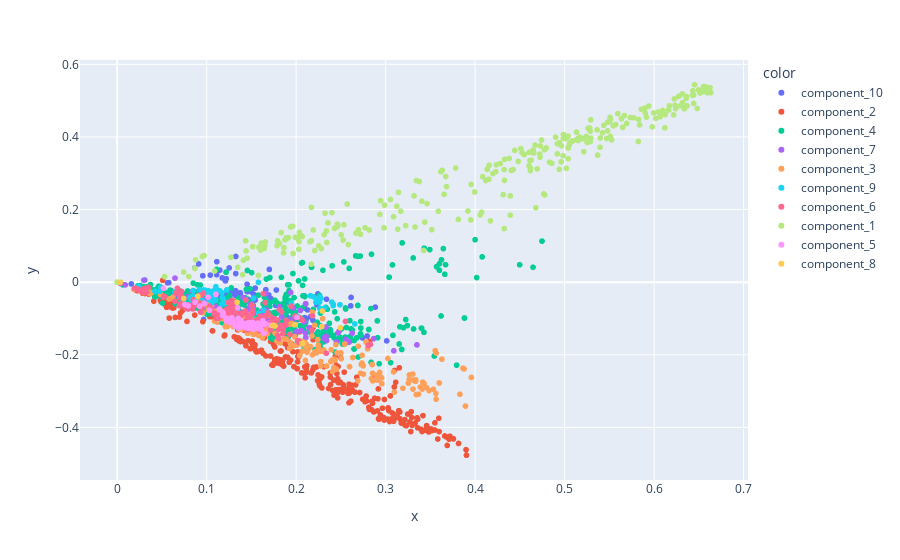

The notebook cell this image was saved under:
### Code cell
# Take all of the data and plot it on 2 dimensions
svd = TruncatedSVD(n_components=2)
svd.fit_transform(doc_tf_idf)

chrt_dat= pd.DataFrame(svd.transform(doc_tf_idf))
chrt_dat.columns = ['x','y']

import plotly.express as px
df = px.data.iris()
fig = px.scatter(chrt_dat, x='x', y="y",color=H.idxmax(axis=1).tolist(), hover_name=muni_df['Issuer Name'])
fig.show()

### Figure 1 — Plotly figure (JSON) as saved in the notebook; plotly's stock layout.template omitted (floating-point values rounded to 4 significant figures; data arrays with more than 128 entries replaced by an {"elided": "..."} marker saying what was removed)
{"data": [{"hovertemplate": "<b>%{hovertext}</b><br><br>color=component_10<br>x=%{x}<br>y=%{y}<extra></extra>", "hovertext": {"elided": "132 str values"}, "legendgroup": "component_10", "marker": {"color": "#636efa", "symbol": "circle"}, "mode": "markers", "name": "component_10", "showlegend": true, "type": "scattergl", "x": {"elided": "132 float values"}, "xaxis": "x", "y": {"elided": "132 float values"}, "yaxis": "y"}, {"hovertemplate": "<b>%{hovertext}</b><br><br>color=component_2<br>x=%{x}<br>y=%{y}<extra></extra>", "hovertext": {"elided": "319 str values"}, "legendgroup": "component_2", "marker": {"color": "#EF553B", "symbol": "circle"}, "mode": "markers", "name": "component_2", "showlegend": true, "type": "scattergl", "x": {"elided": "319 float values"}, "xaxis": "x", "y": {"elided": "319 float values"}, "yaxis": "y"}, {"hovertemplate": "<b>%{hovertext}</b><br><br>color=component_4<br>x=%{x}<br>y=%{y}<extra></extra>", "hovertext": {"elided": "643 str values"}, "legendgroup": "component_4", "marker": {"color": "#00cc96", "symbol": "circle"}, "mode": "markers", "name": "component_4", "showlegend": true, "type": "scattergl", "x": {"elided": "643 float values"}, "xaxis": "x", "y": {"elided": "643 float values"}, "yaxis": "y"}, {"hovertemplate": "<b>%{hovertext}</b><br><br>color=component_7<br>x=%{x}<br>y=%{y}<extra></extra>", "hovertext": ["AUDUBON COUNTY, IOWA", "CARROLL COUNTY, IOWA", "CEDAR BLUFFS RECREATIONAL FACILITIES JOINT PUBLIC AGENCY RECREATIONAL FACILITIES", "CITY OF AMES, IOWA", "CITY OF BELLE PLAINE, IOWA", "CITY OF BETTENDORF, IOWA", "CITY OF BONDURANT, IOWA", "CITY OF CANTON, SOUTH DAKOTA", "CITY OF D'IBERVILLE MISSISSIPPI", "CITY OF DELHI, IOWA", "CITY OF DENISON, IOWA", "CITY OF DENISON, IOWA", "CITY OF DES MOINES, IOWA", "CITY OF DES MOINES, IOWA", "CITY OF DUNKERTON BLACK HAWK COUNTY, IOWA", "CITY OF EVANSDALE IOWA", "CITY OF EVANSDALE IOWA", "CITY OF GRANVILLE, IOWA", "CITY OF GRIMES, IOWA", "CITY OF HARLAN, IOWA", "CITY OF MANNING, IOWA", "CITY OF MARSHALLTOWN MARSHALLTOWN COUNTY, IOWA", "CITY OF MARSHALLTOWN, MARSHALL COUNTY, IOWA", "CITY OF MASON CITY, IOWA", "CITY OF MOUNT PLEASANT, IOWA", "CITY OF NEWTON, IOWA", "CITY OF NEWTON, IOWA", "CITY OF SHUEYVILLE IOWA", "CITY OF SPIRIT LAKE, IOWA", "CITY OF STANHOPE, IOWA", "CITY OF STORY CITY, IOWA", "CITY OF WELLSBURG, IOWA", "CITY OF WEST DES MOINES, IOWA", "CITY OF WEST DES MOINES, IOWA", "CITY OF WEST DES MOINES, IOWA", "DICKINSON COUNTY, IOWA", "FULSHEAR MUN UTIL DIST NO 1 TEX FT BEND CNTY", "HUMBOLDT COUNTY, IOWA", "MADISON COUNTY, IOWA", "POTTAWATTAMIE COUNTY, IOWA", "POTTAWATTAMIE COUNTY, IOWA", "SIOUX COUNTY, IOWA", "STEVENS COUNTY, MINNESOTA", "TOWN OF BROOKHAVEN, NEW YORK", "URBANDALE SANITARY SEWER DISTRICT, IOWA", "VILLAGE OF SHELBY, NEBRASKA", "BUENA VISTA COUNTY, IOWA", "CANNON FALLS MINN", "CEDAR RAPIDS IOWA", "CEDAR RAPIDS IOWA", "CITY OF ALTOONA, IOWA", "CITY OF ALTOONA, IOWA", "CITY OF ANKENY, IOWA", "CITY OF CEDAR FALLS, IOWA", "CITY OF CEDAR RAPIDS, IOWA", "CITY OF CEDAR RAPIDS, IOWA", "CITY OF CEDAR RAPIDS, IOWA", "CITY OF CENTER POINT, IOWA", "CITY OF CLINTON, IOWA", "CITY OF COHOES ALBANY COUNTY, NEW YORK", "CITY OF DECORAH, IOWA", "CITY OF DECORAH, IOWA", "CITY OF GREENE, IOWA", "CITY OF GRIMES, IOWA", "CITY OF GRUNDY CENTER, IA", "CITY OF GUTHRIE CENTER, IOWA", "CITY OF HUDSON BLACK HAWK COUNTY, IOWA", "CITY OF HUXLEY, IOWA", "CITY OF IOWA CITY JOHNSON COUNTY, IOWA", "CITY OF KNOXVILLE, IOWA", "CITY OF LECLAIRE, IOWA", "CITY OF LISBON, IOWA", "CITY OF MANCHESTER IOWA", "CITY OF MARION, IOWA", "CITY OF MARION, IOWA", "CITY OF NORTH LIBERTY, IOWA", "CITY OF PERRY, IOWA", "CITY OF PLEASANT HILL, IOWA", "CITY OF POLK CITY, IOWA", "CITY OF PRIMGHAR, IOWA", "CITY OF RICEVILLE IOWA", "CITY OF ROCKWELL CITY, IOWA", "CITY OF TIFFIN, IOWA", "CITY OF UNDERWOOD, IOWA", "CITY OF VINTON IOWA", "CITY OF WATERLOO, IOWA", "CITY OF WATERLOO, IOWA", "CITY OF WAVERLY, IOWA", "CITY OF WAVERLY, IOWA", "CITY OF WEST UNION, IOWA", "DYSART IOWA", "GUTHRIE COUNTY, IOWA", "IOWA GREAT LAKES SANITARY DISTRICT, IOWA", "LA PORTE CITY, IOWA", "NEWTON COUNTY, MISSISSIPPI", "POLK COUNTY, IOWA", "POLK COUNTY, IOWA", "POWESHIEK COUNTY, IOWA", "SIOUX CITY, IOWA", "SIOUX CITY, IOWA"], "legendgroup": "component_7", "marker": {"color": "#ab63fa", "symbol": "circle"}, "mode": "markers", "name": "component_7", "showlegend": true, "type": "scattergl", "x": [0.1007, 0.1235, 0.1022, 0.2005, 0.1958, 0.3091, 0.1615, 0.1494, 0.07848, 0.2089, 0.2333, 0.2333, 0.2482, 0.2482, 0.008992, 0.1621, 0.1621, 0.1964, 0.1669, 0.2449, 0.1358, 0.2468, 0.2468, 0.09501, 0.1448, 0.1404, 0.1404, 0.2144, 0.1706, 0.1632, 0.1502, 0.1666, 0.1329, 0.1329, 0.1329, 0.1498, 0.06465, 0.1407, 0.2866, 0.1042, 0.1042, 0.1039, 0.166, 0.02976, 0.0844, 0.06688, 0.09369, 0.1939, 0.1475, 0.1475, 0.1599, 0.1473, 0.1022, 0.1749, 0.1445, 0.1445, 0.1445, 0.1886, 0.2046, 0.06458, 0.2105, 0.2105, 0.1039, 0.1663, 0.2594, 0.08873, 0.1269, 0.2335, 0.335, 0.2105, 0.1838, 0.0938, 0.1697, 0.2057, 0.2057, 0.1764, 0.1661, 0.1263, 0.1261, 0.1664, 0.09699, 0.113, 0.2627, 0.11, 0.2108, 0.09679, 0.09679, 0.08763, 0.08763, 0.2341, 0.2552, 0.1182, 0.1816, 0.09971, 0.09491, 0.1654, 0.1519, 0.231, 0.1049, 0.1049], "xaxis": "x", "y": [-0.0691, -0.08336, -0.02426, -0.1359, -0.1018, -0.189, -0.08111, -0.0605, -0.04057, -0.1092, -0.1237, -0.1237, -0.1342, -0.1342, -0.007472, -0.1138, -0.1138, -0.0707, -0.09433, -0.1645, -0.0837, -0.1392, -0.1392, -0.06595, -0.08394, -0.08359, -0.08359, -0.1253, -0.09918, -0.08523, -0.07414, -0.07622, -0.06817, -0.06817, -0.06817, -0.07259, 0.01117, -0.04228, -0.1555, -0.06117, -0.06117, -0.0692, -0.03184, 0.005468, -0.02537, -0.0329, -0.03056, -0.02842, -0.07058, -0.07058, -0.08428, -0.07826, -0.04685, -0.1166, -0.08634, -0.08634, -0.08634, -0.1183, -0.07796, -0.03549, -0.05918, -0.05918, -0.05751, -0.09317, -0.1648, -0.05931, -0.08538, -0.1488, -0.1727, -0.1408, -0.09511, -0.063, -0.1142, -0.1332, -0.1332, -0.1118, -0.1003, -0.06933, -0.07858, -0.08675, -0.04911, -0.07902, -0.1404, -0.06661, -0.1525, -0.06563, -0.06563, -0.05576, -0.05576, -0.161, -0.1573, -0.06106, -0.06764, -0.06523, -0.05634, -0.08318, -0.07279, -0.154, -0.06415, -0.06415], "yaxis": "y"}, {"hovertemplate": "<b>%{hovertext}</b><br><br>color=component_3<br>x=%{x}<br>y=%{y}<extra></extra>", "hovertext": {"elided": "250 str values"}, "legendgroup": "component_3", "marker": {"color": "#FFA15A", "symbol": "circle"}, "mode": "markers", "name": "component_3", "showlegend": true, "type": "scattergl", "x": {"elided": "250 float values"}, "xaxis": "x", "y": {"elided": "250 float values"}, "yaxis": "y"}, {"hovertemplate": "<b>%{hovertext}</b><br><br>color=component_9<br>x=%{x}<br>y=%{y}<extra></extra>", "hovertext": ["BENNINGTON SUBURBAN FIRE PROTECTION DISTRICT NO. 7 IN THE STATE OF NEBRASKA", "CARLETON RURAL FIRE DISTRICT #8 IN THE STATE OF NEBRASKA", "CITY OF BLUE HILL, NEBRASKA", "CITY OF EDWARDSVILLE, KANSAS", "CITY OF PAPILLION, NEBRASKA", "CITY OF TECUMSEH, NEBRASKA", "COUNTY OF MACOMB, STATE OF MICHIGAN", "DOUGLAS COUNTY, NEBRASKA, SANITARY AND IMPROVEMENT DISTRICT NO. 444 (BRIDLEWOOD)", "DOUGLAS COUNTY, NEBRASKA, SANITARY AND IMPROVEMENT DISTRICT NO. 581 (SUMMER HILL FARM)", "HADAR RURAL FIRE DISTRICT, NEBRASKA", "KENNARD RURAL FIRE PROTECTION DISTRICT IN THE STATE OF NEBRASKA", "LOOMIS RURAL FIRE PROTECTION DISTRICT NO. 4, IN THE STATE OF NEBRASKA", "PAPIO-MISSOURI RIVER NATURAL RESOURCES DISTRICT IN THE STATE OF NEBRASKA FLOOD PROTECTION AND WATER QUALITY ENHANCEMENT", "SANITARY AND IMPROVEMENT DISTRICT NO. 101 OF SARPY COUNTY, NEBRASKA (HANSON'S LAKE)", "SANITARY AND IMPROVEMENT DISTRICT NO. 101 OF SARPY COUNTY, NEBRASKA (HANSON'S LAKE)", "SANITARY AND IMPROVEMENT DISTRICT NO. 469 OF DOUGLAS COUNTY, NEBRASKA (THE WOODLANDS)", "SANITARY AND IMPROVEMENT DISTRICT NO. 480 OF DOUGLAS COUNTY, NEBRASKA \"THE HIGHLANDS\"", "SANITARY AND IMPROVEMENT DISTRICT NO. 512 OF DOUGLAS COUNTY, NEBRASKA (CENTER RIDGE)", "SANITARY AND IMPROVEMENT DISTRICT NO. 557 OF DOUGLAS COUNTY, NEBRASKA, (WINDGATE RANCH)", "THE COUNTY OF FILLMORE, NEBRASKA IN THE STATE OF NEBRASKA", "VILLAGE OF PAXTON, NEBRASKA", "WASHINGTON COUNTY, NEBRASKA", "WAVERLY RURAL FIRE PROTECTION DISTRICT, NEBRASKA", "WINOOSKI INCORPORATED SCHOOL DISTRICT (VT)", "AXTELL RURAL FIRE PROTECTION DISTRICT IN THE STATE OF NEBRASKA", "CHESTERFIELD CNTY VA", "CITY OF BELLEVUE, NEBRASKA", "CITY OF BELLEVUE, NEBRASKA", "CITY OF BELLEVUE, NEBRASKA", "CITY OF CREIGHTON, NEBRASKA", "CITY OF FRIEND, NEBRASKA", "CITY OF GRANT, NEBRASKA", "CITY OF HUMPHREY, NEBRASKA", "CITY OF MINATARE, NEBRASKA", "CITY OF TILDEN, NEBRASKA", "COUNTY OF BUFFALO IN THE STATE OF NEBRASKA", "EAGLE ALVO RURAL FIRE DISTRICT NO. 9, NEBRASKA", "ELKHORN AREA SCHOOL DISTRICT WALWORTH COUNTY, WISCONSIN", "EMERSON RURAL FIRE PROTECTION DISTRICT IN THE STATE OF NEBRASKA", "GILTNER RURAL FIRE PROTECTION DISTRICT IN THE STATE OF NEBRASKA", "GRETNA RURAL FIRE PROTECTION DISTRICT SARPY COUNTY, NEBRASKA", "LAUREL RURAL FIRE PROTECTION DISTRICT IN THE STATE OF NEBRASKA", "MCCOOL JUNCTION AREA RURAL FIRE PROTECTION DISTRICT NO. 7, NEBRASKA", "MEAD RURAL FIRE PROTECTION DISTRICT NO. 8 IN THE STATE OF NEBRASKA", "NORTH BEND RURAL FIRE PROTECTION DISTRICT, IN THE STATE OF NEBRASKA", "SANITARY AND IMPROVEMENT DISTRICT NO. 158 OF SARPY COUNTY, NEBRASKA, (TIBURON)", "SANITARY AND IMPROVEMENT DISTRICT NO. 162 OF SARPY COUNTY, NEBRASKA (MILLARD PARK)", "SANITARY AND IMPROVEMENT DISTRICT NO. 189 OF SARPY COUNTY, NEBRASKA, \"HILLTOP INDUSTRIAL PARK\"", "SANITARY AND IMPROVEMENT DISTRICT NO. 192 OF SARPY COUNTY, NEBRASKA (BALLENA/TIBURON SOUTH)", "SANITARY AND IMPROVEMENT DISTRICT NO. 210 OF SARPY COUNTY, NEBRASKA (EAGLE VIEW)", "SANITARY AND IMPROVEMENT DISTRICT NO. 216 OF SARPY COUNTY, NEBRASKA (MILLARD PARK SOUTH)", "SANITARY AND IMPROVEMENT DISTRICT NO. 230 OF SARPY COUNTY, NEBRASKA, (CINNAMON ACRES)", "SANITARY AND IMPROVEMENT DISTRICT NO. 249 OF SARPY COUNTY, NEBRASKA (SAVANNA SHORES)", "SANITARY AND IMPROVEMENT DISTRICT NO. 251 OF SARPY COUNTY, NEBRASKA, (STANDING STONE)", "SANITARY AND IMPROVEMENT DISTRICT NO. 257 OF SARPY COUNTY, NEBRASKA (STONECREST/MERIDIAN PARK)", "SANITARY AND IMPROVEMENT DISTRICT NO. 263 OF SARPY COUNTY, NEBRASKA, (BROOK PARK/BROOKSIDE)", "SANITARY AND IMPROVEMENT DISTRICT NO. 320 OF SARPY COUNTY, NEBRASKA (BRIDGEPORT)", "SANITARY AND IMPROVEMENT DISTRICT NO. 331 OF SARPY COUNTY, NEBRASKA \"ASPEN CREEK NORTH\"", "SANITARY AND IMPROVEMENT DISTRICT NO. 404 OF DOUGLAS COUNTY, NEBRASKA (INDIAN CREEK)", "SANITARY AND IMPROVEMENT DISTRICT NO. 453 OF DOUGLAS COUNTY, NEBRASKA \"WEST SHORES\"", "SANITARY AND IMPROVEMENT DISTRICT NO. 497 OF DOUGLAS COUNTY, NEBRASKA (SHADOW GLEN)", "SANITARY AND IMPROVEMENT DISTRICT NO. 524 OF DOUGLAS COUNTY, NEBRASKA (COVENTRY)", "SANITARY AND IMPROVEMENT DISTRICT NO. 568 OF DOUGLAS COUNTY, NEBRASKA, (MAJESTIC POINTE)", "SANITARY AND IMPROVEMENT DISTRICT NO. 570 OF DOUGLAS COUNTY, NEBRASKA, (BLONDO RIDGES)", "SANITARY AND IMPROVEMENT DISTRICT NO. 582 OF DOUGLAS COUNTY, NEBRASKA, (SAGEWOOD POINTE)", "SANITARY AND IMPROVEMENT DISTRICT NO. 585 OF DOUGLAS COUNTY, NEBRASKA", "THE COUNTY OF RICHARDSON, NEBRASKA", "THE COUNTY OF SAUNDERS IN THE STATE OF NEBRASKA", "VALPARAISO RURAL FIRE DISTRICT NO. 2, NEBRASKA", "VILLAGE OF EXETER, NEBRASKA", "VILLAGE OF HOWELLS, NEBRASKA", "VILLAGE OF LYMAN, NEBRASKA", "WASHINGTON COUNTY, NEBRASKA", "YUTAN RURAL FIRE DISTRICT NO. 12 IN THE STATE OF NEBRASKA"], "legendgroup": "component_9", "marker": {"color": "#19d3f3", "symbol": "circle"}, "mode": "markers", "name": "component_9", "showlegend": true, "type": "scattergl", "x": [0.04224, 0.107, 0.1168, 0.08503, 0.06857, 0.2656, 0.04876, 0.2413, 0.2262, 0.1192, 0.109, 0.1171, 0.1578, 0.1226, 0.1226, 0.232, 0.2268, 0.2251, 0.2276, 0.08309, 0.105, 0.2263, 0.11, 0.1523, 0.1637, 0.08464, 0.09614, 0.09614, 0.1029, 0.09201, 0.0815, 0.1947, 0.1581, 0.1057, 0.1335, 0.135, 0.1064, 0.1159, 0.0987, 0.1076, 0.1103, 0.1014, 0.1092, 0.09237, 0.1005, 0.1124, 0.1025, 0.09453, 0.06793, 0.02401, 0.04759, 0.1063, 0.1097, 0.1148, 0.09504, 0.1095, 0.09658, 0.1103, 0.2414, 0.2399, 0.2489, 0.2159, 0.226, 0.2228, 0.2194, 0.2221, 0.1193, 0.08625, 0.1177, 0.09494, 0.06469, 0.1041, 0.2296, 0.1055], "xaxis": "x", "y": [-0.02521, -0.04737, -0.0604, -0.02312, -0.02479, -0.1151, -0.01428, -0.06491, -0.05497, -0.0504, -0.02144, -0.02912, -0.0005051, -0.02133, -0.02133, -0.07068, -0.04035, -0.04589, -0.04426, -0.05098, -0.04661, -0.07206, -0.04953, -0.04377, -0.07741, -0.03878, -0.05763, -0.05763, -0.04817, -0.02063, -0.04201, -0.05789, -0.08596, -0.0572, -0.06531, -0.08327, -0.03838, -0.08386, -0.02258, -0.04858, -0.0302, -0.03858, -0.04533, -0.03968, -0.03165, -0.02233, -0.02445, -0.02424, -0.02424, -0.01158, -0.02495, -0.02567, -0.02445, -0.02401, -0.02822, -0.02367, -0.02145, -0.01265, -0.06105, -0.05514, -0.06217, -0.03742, -0.04819, -0.05116, -0.04015, -0.0554, -0.05881, -0.04439, -0.04303, -0.05099, -0.02724, -0.048, -0.07506, -0.05583], "yaxis": "y"}, {"hovertemplate": "<b>%{hovertext}</b><br><br>color=component_6<br>x=%{x}<br>y=%{y}<extra></extra>", "hovertext": {"elided": "183 str values"}, "legendgroup": "component_6", "marker": {"color": "#FF6692", "symbol": "circle"}, "mode": "markers", "name": "component_6", "showlegend": true, "type": "scattergl", "x": {"elided": "183 float values"}, "xaxis": "x", "y": {"elided": "183 float values"}, "yaxis": "y"}, {"hovertemplate": "<b>%{hovertext}</b><br><br>color=component_1<br>x=%{x}<br>y=%{y}<extra></extra>", "hovertext": {"elided": "334 str values"}, "legendgroup": "component_1", "marker": {"color": "#B6E880", "symbol": "circle"}, "mode": "markers", "name": "component_1", "showlegend": true, "type": "scattergl", "x": {"elided": "334 float values"}, "xaxis": "x", "y": {"elided": "334 float values"}, "yaxis": "y"}, {"hovertemplate": "<b>%{hovertext}</b><br><br>color=component_5<br>x=%{x}<br>y=%{y}<extra></extra>", "hovertext": ["CITY OF CEDARBURG, WISCONSIN (OZAUKEE COUNTY)", "CITY OF EAU CLAIRE WISCONSIN", "CITY OF EAU CLAIRE, WISCONSIN (EAU CLAIRE AND CHIPPEWA COUNTIES)", "CITY OF EAU CLAIRE, WISCONSIN (EAU CLAIRE AND CHIPPEWA COUNTIES)", "CITY OF MARSHFIELD WISCONSIN", "CITY OF MONONA, DANE COUNTY, WISCONSIN", "CITY OF NEENAH, WISCONSIN", "CITY OF NEW LONDON, WISCONSIN (WAUPACA AND OUTAGAMIE COUNTIES)", "CITY OF PLATTEVILLE, WISCONSIN", "CITY OF WAUSAU, WISCONSIN", "CITY OF WAUSAU, WISCONSIN (MARATHON COUNTY)", "CITY OF WEST BEND, WISCONSIN", "DANE COUNTY, WISCONSIN", "DANE COUNTY, WISCONSIN", "DANE COUNTY, WISCONSIN", "FLORENCE COUNTY, WISCONSIN", "KENOSHA COUNTY, WISCONSIN", "KENOSHA COUNTY, WISCONSIN", "SPRING LAKE TOWNSHIP, MINNESOTA", "TOWN OF RIB MOUNTAIN, WISCONSIN (MARATHON COUNTY)", "VILLAGE OF BONDUEL, WISCONSIN", "VILLAGE OF CLEVELAND, WISCONSIN (MANITOWOC COUNTY)", "VILLAGE OF COMBINED LOCKS, WISCONSIN (OUTAGAMIE COUNTY)", "VILLAGE OF ELMWOOD PARK WISCONSIN", "VILLAGE OF LANNON WISCONSIN", "VILLAGE OF LANNON WISCONSIN", "VILLAGE OF RIVER HILLS, WISCONSIN (MILWAUKEE COUNTY)", "VILLAGE OF SAUK CITY WISCONSIN", "BARABOO WIS", "CITY OF ABBOTSFORD WISCONSIN", "CITY OF BARABOO, WISCONSIN (SAUK COUNTY)", "CITY OF BURLINGTON WISCONSIN", "CITY OF CHIPPEWA FALLS, WISCONSIN", "CITY OF COLUMBUS, WISCONSIN", "CITY OF CUMBERLAND WISCONSIN", "CITY OF DELAFIELD, WISCONSIN (WAUKESHA COUNTY)", "CITY OF ELKHORN, WISCONSIN", "CITY OF LAKE MILLS, WISCONSIN", "CITY OF MEDFORD WISCONSIN", "CITY OF NEW BERLIN, WISCONSIN", "CITY OF OCONTO FALLS WISCONSIN", "CITY OF OMRO, WISCONSIN (WINNEBAGO COUNTY)", "CITY OF OSHKOSH, WISCONSIN (WINNEBAGO COUNTY)", "CITY OF OSHKOSH, WISCONSIN (WINNEBAGO COUNTY)", "CITY OF PLATTEVILLE WISCONSIN", "CITY OF RIVER FALLS, WISCONSIN (PIERCE AND ST. CROIX COUNTIES)", "CITY OF STOUGHTON, WISCONSIN", "CITY OF SUN PRAIRIE, WISCONSIN", "CITY OF TOMAH, WISCONSIN", "CITY OF TOMAH, WISCONSIN (MONROE COUNTY)", "CITY OF VERONA, WISCONSIN (DANE COUNTY)", "CITY OF WHITEWATER, WISCONSIN", "DOUGLAS COUNTY, WISCONSIN", "EAU CLAIRE COUNTY, WISCONSIN", "IOWA COUNTY, WISCONSIN", "LEWIS AND CLARK COUNTY, MONTANA", "SUAMICO WIS", "TOWN OF BELOIT, WISCONSIN (ROCK COUNTY)", "TOWN OF GREENVILLE SANITARY DISTRICT NO. 1, WISCONSIN (OUTAGAMIE COUNTY)", "TOWN OF GREENVILLE, WISCONSIN (OUTAGAMIE COUNTY)", "TOWN OF ROME WISCONSIN", "VILLAGE OF CAMERON WISCONSIN", "VILLAGE OF COTTAGE GROVE, WISCONSIN (DANE COUNTY)", "VILLAGE OF DEFOREST, WISCONSIN (DANE COUNTY)", "VILLAGE OF KEWASKUM, WISCONSIN", "VILLAGE OF LAKE DELTON, WISCONSIN (SAUK COUNTY)", "VILLAGE OF MENOMONEE FALLS, WISCONSIN", "VILLAGE OF OOSTBURG, WISCONSIN", "VILLAGE OF OSCEOLA POLK COUNTY, WISCONSIN", "VILLAGE OF OSCEOLA POLK COUNTY, WISCONSIN", "VILLAGE OF RANDOM LAKE, WISCONSIN (SHEBOYGAN COUNTY)", "VILLAGE OF RIVER HILLS, WISCONSIN (MILWAUKEE COUNTY)", "VILLAGE OF SLINGER, WISCONSIN (WASHINGTON COUNTY)", "VILLAGE OF SOMERS, WISCONSIN (KENOSHA COUNTY)", "VILLAGE OF SUAMICO, WISCONSIN (BROWN COUNTY)", "VILLAGE OF SUSSEX, WISCONSIN"], "legendgroup": "component_5", "marker": {"color": "#FF97FF", "symbol": "circle"}, "mode": "markers", "name": "component_5", "showlegend": true, "type": "scattergl", "x": [0.1611, 0.1282, 0.1256, 0.122, 0.1447, 0.1144, 0.09744, 0.201, 0.1456, 0.141, 0.1405, 0.1413, 0.1281, 0.1285, 0.1262, 0.1141, 0.1179, 0.1186, 0.1346, 0.1356, 0.1223, 0.1266, 0.135, 0.1234, 0.1464, 0.1406, 0.1471, 0.07559, 0.07943, 0.1375, 0.1496, 0.1281, 0.1575, 0.1384, 0.1289, 0.1516, 0.1405, 0.1527, 0.142, 0.1445, 0.1642, 0.1561, 0.1498, 0.1451, 0.1447, 0.1647, 0.1658, 0.08705, 0.152, 0.1516, 0.1467, 0.1473, 0.1714, 0.1304, 0.1572, 0.05177, 0.07779, 0.1033, 0.1626, 0.1473, 0.1322, 0.1231, 0.0921, 0.1366, 0.1364, 0.1178, 0.1386, 0.1312, 0.1104, 0.1104, 0.1352, 0.148, 0.1458, 0.1599, 0.1514, 0.1016], "xaxis": "x", "y": [-0.1312, -0.1024, -0.1016, -0.09901, -0.123, -0.07403, -0.05848, -0.09678, -0.1263, -0.1229, -0.1231, -0.1184, -0.09811, -0.1014, -0.0998, -0.07552, -0.08261, -0.0867, -0.07081, -0.1265, -0.1074, -0.1113, -0.1182, -0.1055, -0.1131, -0.1172, -0.1114, -0.06121, -0.06522, -0.1171, -0.1251, -0.107, -0.1279, -0.1067, -0.1049, -0.1227, -0.1201, -0.121, -0.1148, -0.1261, -0.1406, -0.1179, -0.1116, -0.1141, -0.1263, -0.1164, -0.1145, -0.05499, -0.1291, -0.1271, -0.1139, -0.121, -0.1186, -0.1115, -0.1129, -0.01685, -0.0633, -0.07735, -0.1066, -0.1271, -0.1216, -0.1068, -0.06627, -0.104, -0.1178, -0.09175, -0.1167, -0.1146, -0.03373, -0.03373, -0.09991, -0.1123, -0.1228, -0.1221, -0.1107, -0.04171], "yaxis": "y"}, {"hovertemplate": "<b>%{hovertext}</b><br><br>color=component_8<br>x=%{x}<br>y=%{y}<extra></extra>", "hovertext": ["CITY OF INDEPENDENCE POLK COUNTY, OREGON", "CITY OF PORTLAND, OREGON", "CITY OF PORTLAND, OREGON", "CITY OF VALE MALHEUR COUNTY, OREGON", "CLACKAMAS COUNTY, OREGON", "LEBANON RURAL FIRE PROTECTION DISTRICT LINN COUNTY, OREGON", "OREGON ST", "OREGON ST", "STATE OF OREGON", "STATE OF OREGON", "STATE OF OREGON", "STATE OF OREGON", "STATE OF OREGON", "STATE OF OREGON", "STATE OF OREGON", "STATE OF OREGON", "STATE OF OREGON", "STATE OF OREGON", "STATE OF OREGON", "STATE OF OREGON", "STATE OF OREGON", "STATE OF OREGON", "STATE OF OREGON", "THE COMMONWEALTH OF MASSACHUSETTS", "THE COMMONWEALTH OF MASSACHUSETTS", "THE COMMONWEALTH OF MASSACHUSETTS", "THE COMMONWEALTH OF MASSACHUSETTS", "VILLAGE OF HEMPSTEAD, NEW YORK"], "legendgroup": "component_8", "marker": {"color": "#FECB52", "symbol": "circle"}, "mode": "markers", "name": "component_8", "showlegend": true, "type": "scattergl", "x": [0.2293, 0.2287, 0.1981, 0.134, 0.2494, 0.07435, 0.09012, 0.09012, 0.1987, 0.1987, 0.1987, 0.1743, 0.1743, 0.1741, 0.1741, 0.1741, 0.1741, 0.1741, 0.1741, 0.1764, 0.1764, 0.1764, 0.1764, 0.2073, 0.2066, 0.2073, 0.2073, 0.003676], "xaxis": "x", "y": [-0.07951, -0.1221, -0.1174, -0.05558, -0.1258, -0.04494, -0.03885, -0.03885, -0.1171, -0.1171, -0.1171, -0.1193, -0.1193, -0.1194, -0.1194, -0.1194, -0.1194, -0.1194, -0.1194, -0.1204, -0.1204, -0.1204, -0.1204, -0.1682, -0.1687, -0.1682, -0.1682, 6.112e-05], "yaxis": "y"}], "layout": {"legend": {"title": {"text": "color"}, "tracegroupgap": 0}, "margin": {"t": 60}, "xaxis": {"anchor": "y", "domain": [0, 1], "title": {"text": "x"}}, "yaxis": {"anchor": "x", "domain": [0, 1], "title": {"text": "y"}}}}
